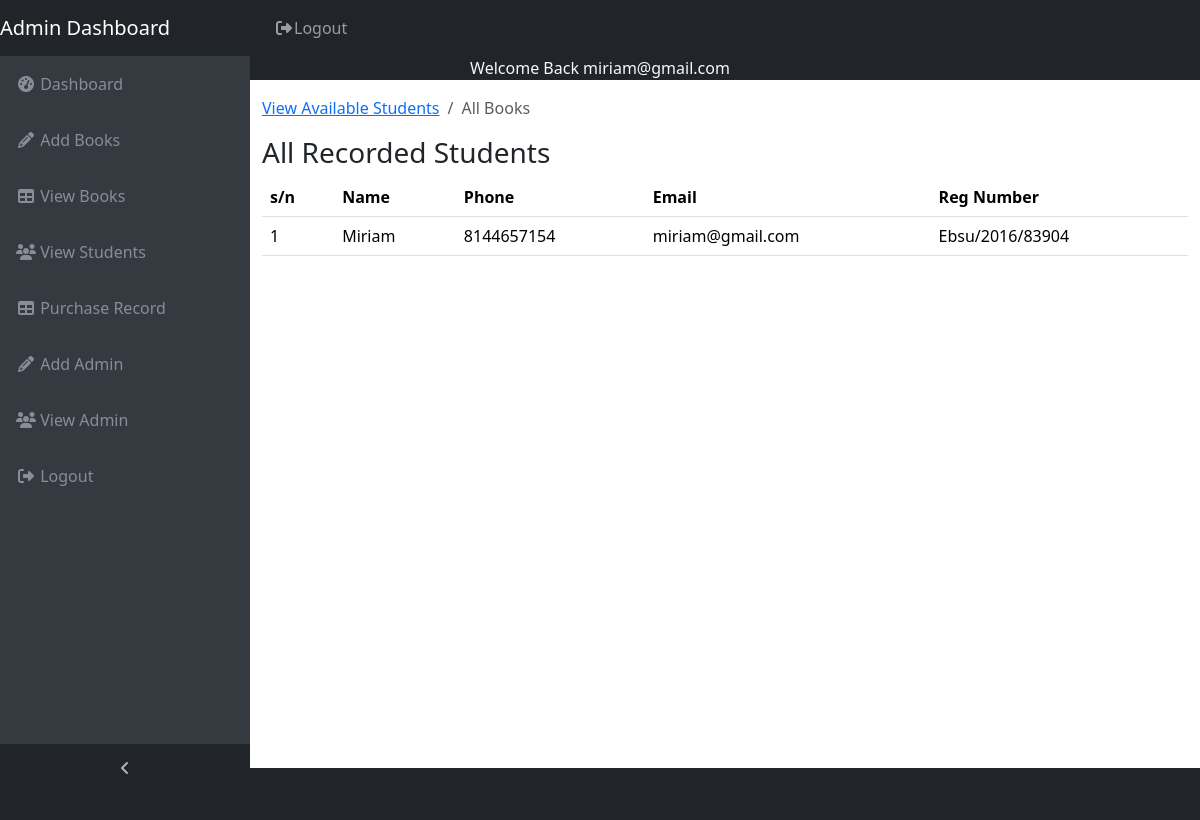
/admin/students.php (signed in), run on the app's committed database.
### tables this page shows
CREATE TABLE `students` (
  `id` int(10) NOT NULL,
  `name` varchar(100) NOT NULL,
  `phone` varchar(18) NOT NULL,
  `email` varchar(100) NOT NULL,
  `regid` varchar(20) NOT NULL,
  `password` varchar(256) NOT NULL
);

### server/classes/dbconnection.php (called while the page is built, shortened)
<?php
class DbConnection {
	private $host = "localhost";
	private $dbname = "nk_book_store";
	private $username = "root";
	private $password = "";
	public function __construct() {
		try {
			$this->connection = new PDO('mysql:host='.$this->host.';dbname='.$this->dbname, $this->username, $this->password);
		} catch(PDOException $ex) {
			echo $ex->getMessage();
		}
	}
}
?>

### server/classes/fetchData.php (called while the page is built, shortened)
<?php
require_once('dbconnection.php');
class fetchData extends DbConnection {
    public function displayAllStudents(){
        $sql = "SELECT * FROM students ORDER BY id ";
        $qry = $this->connection->prepare($sql);
        $exec = $qry->execute(array());
        if($qry->errorCode() == 0){
            if ($qry->rowCount() > 0) {
                return $qry->fetchAll(PDO::FETCH_ASSOC);
            }else{
                return 0;
            }
        }else{
            return array('status'=>0, 'message'=>$qry->errorInfo());
        }
    }
}
?>

### admin/students.php (the view)
<?php
	require_once 'header.php';
	require_once '../server/classes/fetchData.php';
?>
<div class="content-wrapper">
    <div class="container-fluid">
      <ol class="breadcrumb">
        <li class="breadcrumb-item">
          <a href="#">View Available Students</a>
        </li>
        <li class="breadcrumb-item active">All Books</li>
      </ol>
      <div class="table-responsive">
      	<h3>All Recorded Students</h3>
      	<table class="table hoverable">
		    <thead class="mdb-color darken-3">
		        <tr class="">
              <th>s/n</th>
              <th>Name</th>
              <th>Phone</th>
              <th>Email</th>
              <th>Reg Number</th>
		        </tr>
		    </thead>
		    <tbody>
		    	<?php
							$fetchData = new fetchData;
							$fetchResponse = $fetchData->displayAllStudents();
							if(is_array($fetchResponse)){
								if(isset($fetchResponse['status'])){
										'<div class="alert alert-danger">'.print_r($fetchResponse['message']).'</div>';
								}else {
									$count = 1;
									foreach($fetchResponse as $row){
					?>
		        <tr class="">
		            <td><?php echo $count; ?></td>
		            <td><?php echo $row['name']?></td>
		            <td><?php echo $row['phone']?></td>
		            <td><?php echo $row['email']?></td>
								<td><?php echo $row['regid']?></td>
		        </tr>
		        <?php
						$count+=1;
						}}}?>
		    </tbody>
		</table>
      </div>

### admin/css/sb-admin.css (style rules this page uses)
html { position: relative; min-height: 100%; }
body { overflow-x: hidden; }
body.sticky-footer { margin-bottom: 56px; }
body.sticky-footer .content-wrapper { min-height: calc(100vh - 56px - 56px); }
body.fixed-nav { padding-top: 56px; }
.content-wrapper { min-height: calc(100vh - 56px); padding-top: 1rem; }
.content-wrapper { overflow-x: hidden; background: white; }
@media (min-width: 992px) { .content-wrapper { margin-left: 250px; } }

### data on the page
students: name "Miriam", phone "8144657154", email "miriam@gmail.com", regid "Ebsu/2016/83904"

### other printed values
$_SESSION['email'] "miriam@gmail.com"
